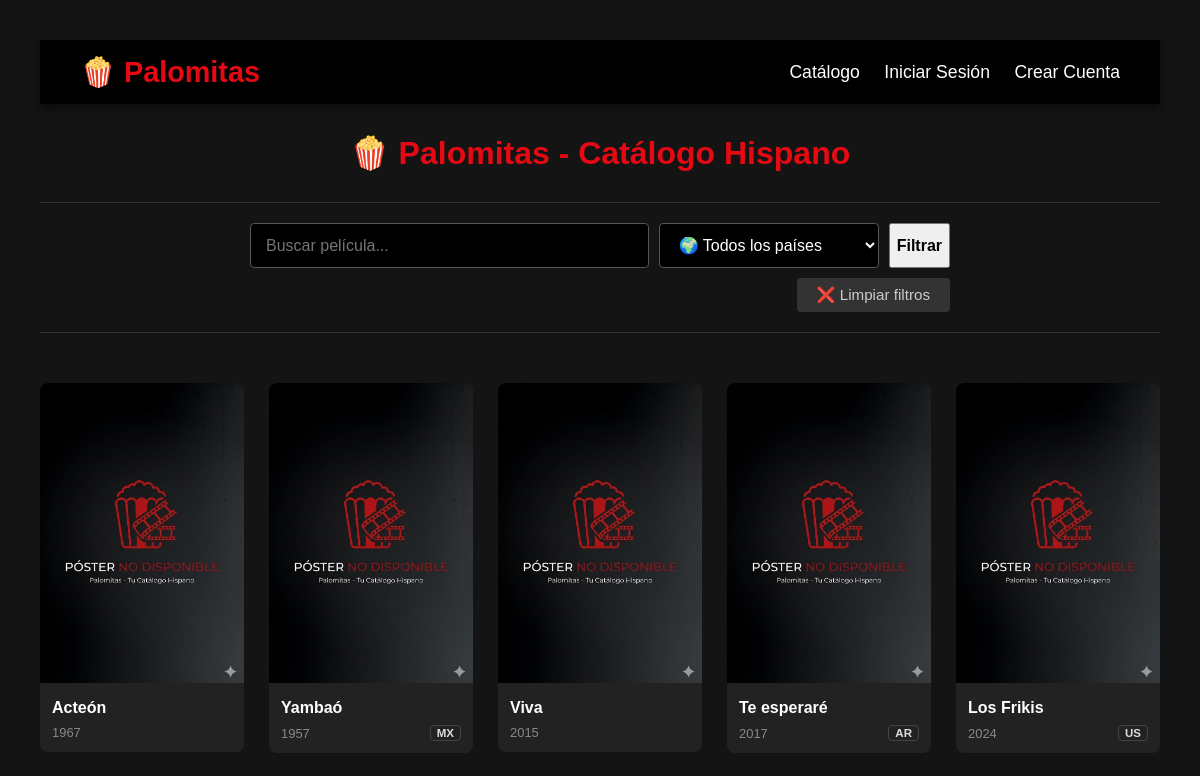
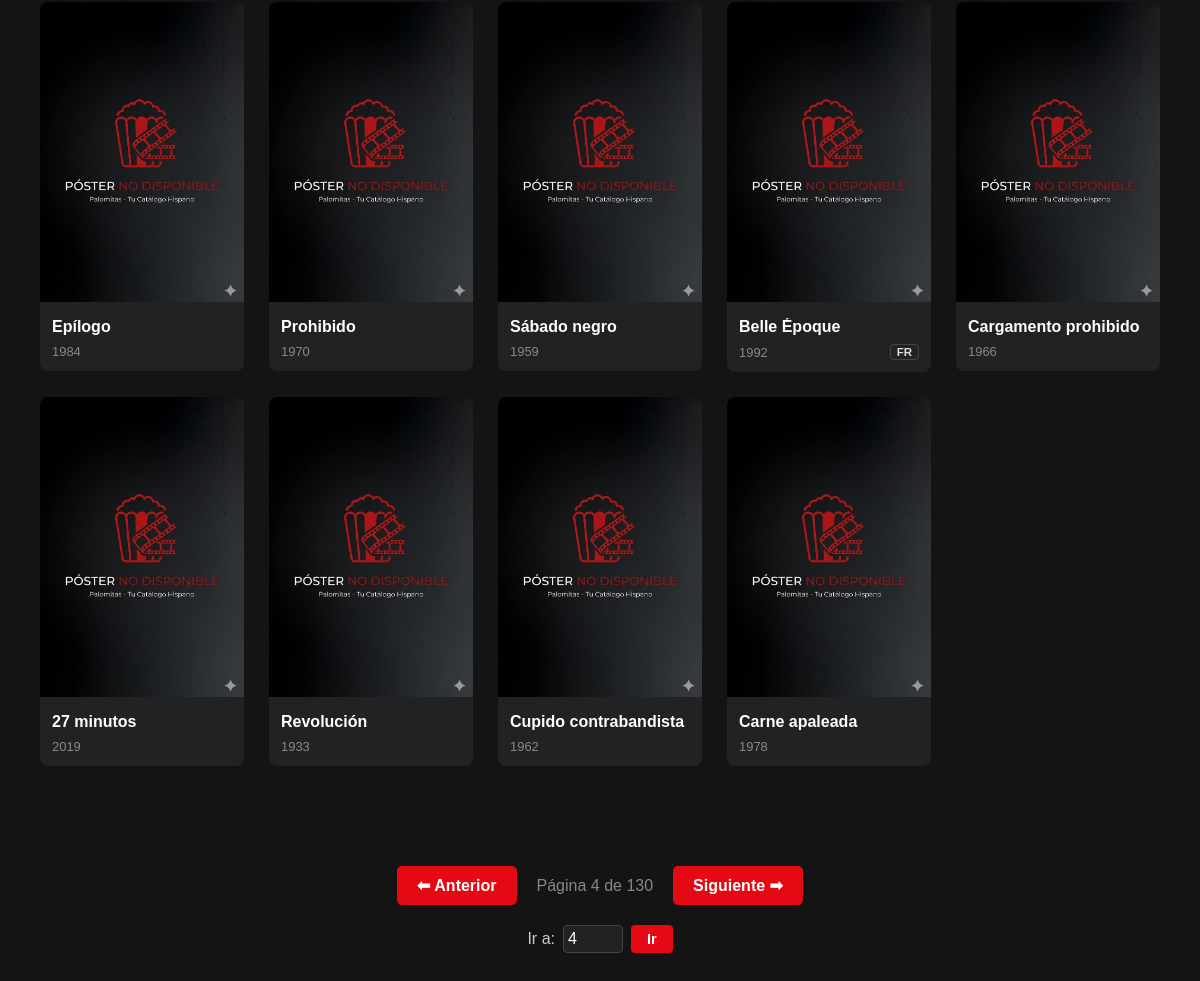
/?pag=4, run on the app's committed database (2 pictures, top to bottom).
### tables this page shows
CREATE TABLE `producciones` (
  `id_produccion` int(11) NOT NULL,
  `tmdb_id` int(11) DEFAULT NULL,
  `titulo` varchar(255) NOT NULL,
  `tipo` enum('pelicula','serie') NOT NULL,
  `anio` year(4) DEFAULT NULL,
  `sinopsis` text DEFAULT NULL,
  `pais` varchar(100) DEFAULT NULL,
  `idioma_original` varchar(100) DEFAULT NULL,
  `portada` varchar(255) DEFAULT NULL,
  `id_version_origen` int(11) DEFAULT NULL
);

### index.php (the view, shortened to what this page needs)
<?php
$host = '127.0.0.1';
$db   = 'palomitas';
$user = 'raquel';
$pass = 'cine';
$port = '3307';
$charset = 'utf8mb4';
$dsn = "mysql:host=$host;port=$port;dbname=$db;charset=$charset";
try {
    $pdo = new PDO($dsn, $user, $pass);
} catch (\PDOException $e) {
    die("Error: " . $e->getMessage());
}
$pelis_por_pagina = 14;
$pagina_actual = isset($_GET['pag']) ? (int)$_GET['pag'] : 1;
$inicio = ($pagina_actual - 1) * $pelis_por_pagina;
$sql = "SELECT * FROM producciones WHERE 1=1";
$parametros = [];
$url_filtros = "";
$sql .= " LIMIT $inicio, $pelis_por_pagina";
$stmt = $pdo->prepare($sql);
$stmt->execute($parametros);
$peliculas = $stmt->fetchAll(PDO::FETCH_ASSOC);
$sql_total = "SELECT COUNT(*) FROM producciones WHERE 1=1";
$parametros_total = [];
$stmt_total = $pdo->prepare($sql_total);
$stmt_total->execute($parametros_total);
$total_pelis = $stmt_total->fetchColumn();
$total_paginas = ceil($total_pelis / $pelis_por_pagina);
?>
<!DOCTYPE html>
<html lang="es">
<head>
    <link rel="stylesheet" href= "css/estilos.css?v=3"></link>
</head>
<body>
    <nav class="navbar">
        <a href="index.php" class="logo">🍿 Palomitas</a>
        <div class="enlaces">
            <a href="index.php">Catálogo</a>
            <?php if (isset($_SESSION['usuario_nombre'])): ?>
                <span style="color: #ccc; margin-left: 20px;">
                    Hola, <strong style="color: white;"><?= htmlspecialchars($_SESSION['usuario_nombre']) ?></strong>
                </span>
                <a href="logout.php" style="color: #e50914; margin-left: 15px;">Cerrar Sesión</a>
            <?php else: ?>
                <a href="login.php">Iniciar Sesión</a>
                <a href="registro.php">Crear Cuenta</a>
            <?php endif; ?>
        </div>
    </nav>
    <h1>🍿 Palomitas - Catálogo Hispano</h1>
    <section class="barra-filtros">
    <form action="index.php" method="GET" class="formulario-busqueda">
        <div class="controles-principales">
            <input type="text" name="busqueda" placeholder="Buscar película..." value="<?= htmlspecialchars($_GET['busqueda'] ?? '') ?>" class="input-filtro">
            <select name="pais" class="input-filtro">
                <option value="">🌍 Todos los países</option>
            </select>
            <button type="submit" class="btn-filtrar">Filtrar</button>
        </div>
        <a href="index.php" class="btn-limpiar">❌ Limpiar filtros</a>
    </form>
</section>
    <div class="galeria">
        <?php foreach ($peliculas as $peli): ?>
            <a href="detalles.php?id=<?= $peli['id_produccion'] ?>" style="text-decoration: none; color: inherit;">
                <div class="tarjeta">
<?php
$enlace_portada = !empty($peli['portada']) ? $peli['portada'] : 'img/no-poster.png';
?>
<img
    src="<?= htmlspecialchars($enlace_portada) ?>"
    alt="<?= htmlspecialchars($peli['titulo']) ?>"
    onerror="this.onerror=null; this.src='img/no-poster.png';"
>
                    <div class="info">
                        <div class="titulo"><?= $peli['titulo'] ?></div>
                        <div class="meta-datos">
                            <span class="anio"><?= $peli['anio'] ?></span>
                            <?php if (!empty($peli['pais']) && $peli['pais'] !== '??'): ?>
                                <span class="etiqueta-pais"><?= $peli['pais'] ?></span>
                            <?php endif; ?>
                        </div>
                    </div>
                    </div>
                </a>
        <?php endforeach; ?>
    </div>
<div class="contenedor-navegacion">
    <div class="paginacion">
        <?php if ($pagina_actual > 1): ?>
            <a href="?pag=<?= $pagina_actual - 1 ?><?= $url_filtros ?>" class="btn">⬅ Anterior</a>        <?php else: ?>
            <span class="btn desactivado">⬅ Anterior</span>
        <?php endif; ?>
        <span class="info-pag">Página <?= $pagina_actual ?> de <?= $total_paginas ?></span>
        <?php if ($pagina_actual < $total_paginas): ?>
            <a href="?pag=<?= $pagina_actual + 1 ?><?= $url_filtros ?>" class="btn">Siguiente ➡</a>        <?php else: ?>
            <span class="btn desactivado">Siguiente ➡</span>
        <?php endif; ?>
    </div>
    <div class="salto-pagina">
        <form action="index.php" method="GET" style="display: inline-flex; align-items: center; gap: 8px;">
            <label for="input-pag" style="font-size: 1em; color: #ccc;">Ir a:</label>
            <input type="number"
                name="pag"
                id="input-pag"
                min="1"
                max="<?= $total_paginas ?>"
                value="<?= $pagina_actual ?>"
                style="width: 50px; background: #222; color: white; border: 1px solid #444; border-radius: 4px; padding: 4px;">
            <button type="submit" class="btn-ir">Ir</button>
        </form>
    </div>
</div>
</body>
</html>

### css/estilos.css (style rules this page uses)
body { background-color: #141414; color: white; font-family: Arial, sans-serif; margin: 0; padding: 20px; }
h1 { text-align: center; color: #e50914; margin-bottom: 30px; }
.formulario-busqueda { display: flex; flex-direction: column; gap: 10px; max-width: 700px; margin: 20px auto; }
.controles-principales { display: grid; grid-template-columns: 1fr auto auto; gap: 10px; }
.btn-filtrar { text-decoration: none; font-weight: bold; font-size: 1em; }
.btn-limpiar { align-self: flex-end; padding: 8px 20px; background-color: #333; color: #ccc; text-decoration: none; border-radius: 4px; font-size: 0.95em; transition: all 0.3s ease; }
.galeria { display: grid; grid-template-columns: repeat(auto-fill, minmax(200px, 1fr)); gap: 25px; padding: 20px 0; height: auto; min-height: 50vh; }
.tarjeta { background-color: #222; border-radius: 8px; overflow: hidden; transition: transform 0.3s, box-shadow 0.3s; position: relative; }
.tarjeta img { width: 100%; height: 300px; object-fit: cover; }
.info { padding: 12px; }
.titulo { font-weight: bold; font-size: 1em; margin-bottom: 5px; white-space: nowrap; overflow: hidden; text-overflow: ellipsis; }
.anio { color: #888; font-size: 0.9em; }
.paginacion { text-align: center; margin-top: 40px; }
.btn { background-color: #e50914; color: white; padding: 10px 20px; text-decoration: none; border-radius: 5px; font-weight: bold; margin: 0 5px; display: inline-block; }
.info-pag { color: #888; }
.salto-pagina { display: flex; justify-content: center; }
#input-pag { border-radius: 4px; font-size: 1em; padding: auto 12px; }
.btn-ir { background: #e50914; color: white; border: none; padding: 6px 16px; border-radius: 4px; cursor: pointer; font-size: 0.9em; font-weight: bold; }
body { background-color: #141414; color: white; font-family: Arial, sans-serif; margin: 0; padding: 40px; }
.meta-datos { display: flex; justify-content: space-between; align-items: center; margin-top: 8px; color: #888; font-size: 0.9em; }
.etiqueta-pais { border: 1px solid #444; background-color: #222; color: #ddd; padding: 1px 6px; border-radius: 4px; font-size: 0.8em; font-weight: bold; text-transform: uppercase; }
.navbar { display: flex; justify-content: space-between; align-items: center; background-color: #000; padding: 15px 40px; margin-bottom: 30px; box-shadow: 0 4px 10px rgba(0, 0, 0, 0.5); }
.navbar .logo { color: #e50914; font-size: 1.8em; font-weight: bold; text-decoration: none; }
.navbar .enlaces a { color: white; text-decoration: none; margin-left: 20px; font-size: 1.1em; transition: color 0.3s; }
.barra-filtros { background-color: #141414; margin-bottom: 30px; border-top: 1px solid #333; border-bottom: 1px solid #333; }
.input-filtro { padding: 12px 15px; background-color: #000; border: 1px solid #555; border-radius: 4px; color: white; font-size: 1em; min-width: 220px; transition: border-color 0.3s ease; }
select.input-filtro option { background-color: #222; color: white; }
.contenedor-navegacion { display: flex; flex-direction: column; align-items: center; margin-top: 30px; gap: 0px; }
.paginacion { display: flex; justify-content: center; align-items: center; gap: 15px; margin: 50px auto; margin-bottom: 20px; padding: 0; clear: both; width: 100%; max-width: 1200px; box-sizing: border-box; }

### data on the page
producciones: titulo "Acteón", anio "1967"
producciones: titulo "Yambaó", anio "1957", pais "MX"
producciones: titulo "Viva", anio "2015"
producciones: titulo "Te esperaré", anio "2017", pais "AR"
producciones: titulo "Los Frikis", anio "2024", pais "US"
producciones: titulo "Epílogo", anio "1984"
producciones: titulo "Prohibido", anio "1970"
producciones: titulo "Sábado negro", anio "1959"
producciones: titulo "Belle Époque", anio "1992", pais "FR"
producciones: titulo "Cargamento prohibido", anio "1966"
producciones: titulo "27 minutos", anio "2019"
producciones: titulo "Revolución", anio "1933"
producciones: titulo "Cupido contrabandista", anio "1962"
producciones: titulo "Carne apaleada", anio "1978"

### other printed values
$pagina_actual "4"
$total_paginas "130"
